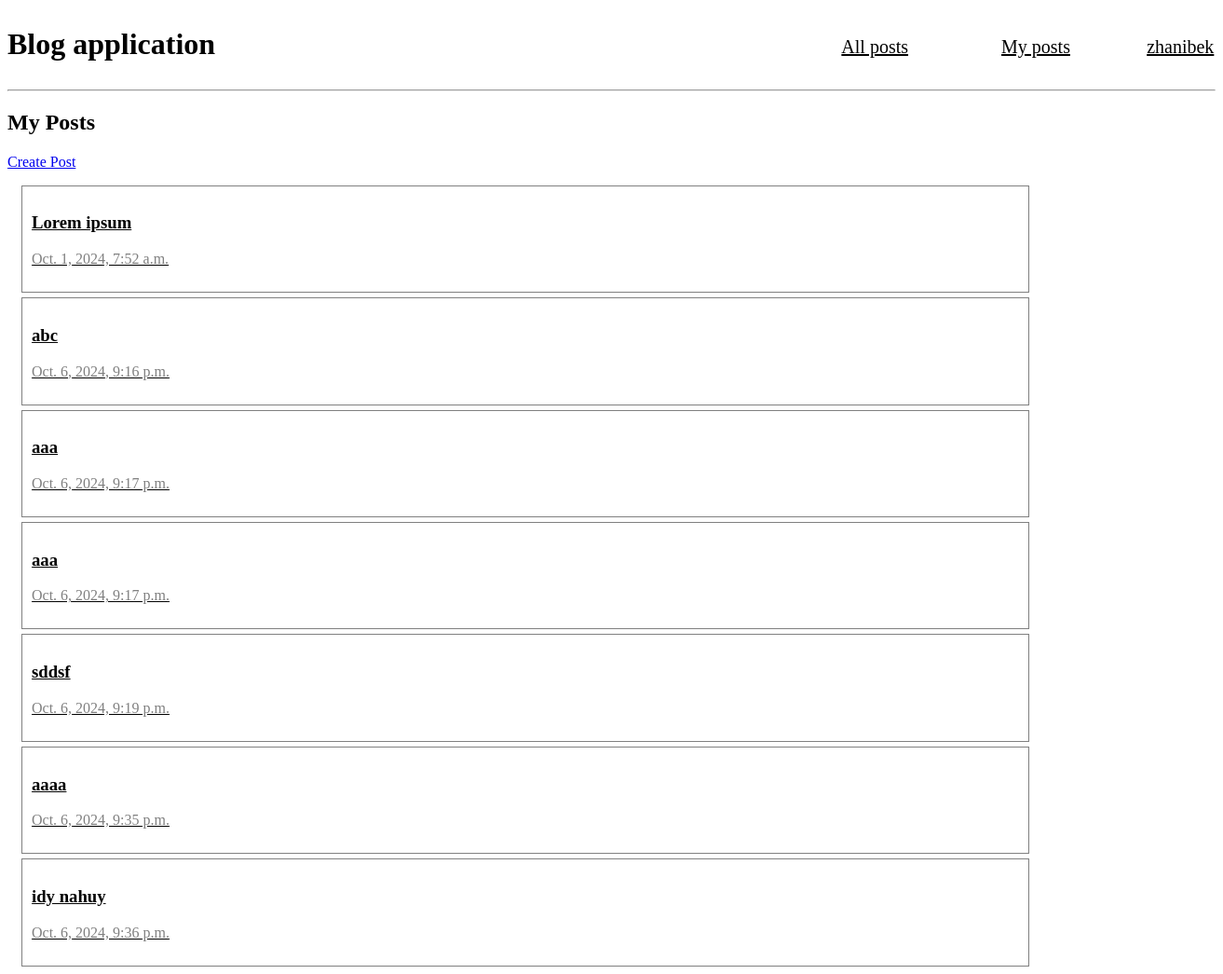
Page /my_posts/ (signed in) on the earlier database version.
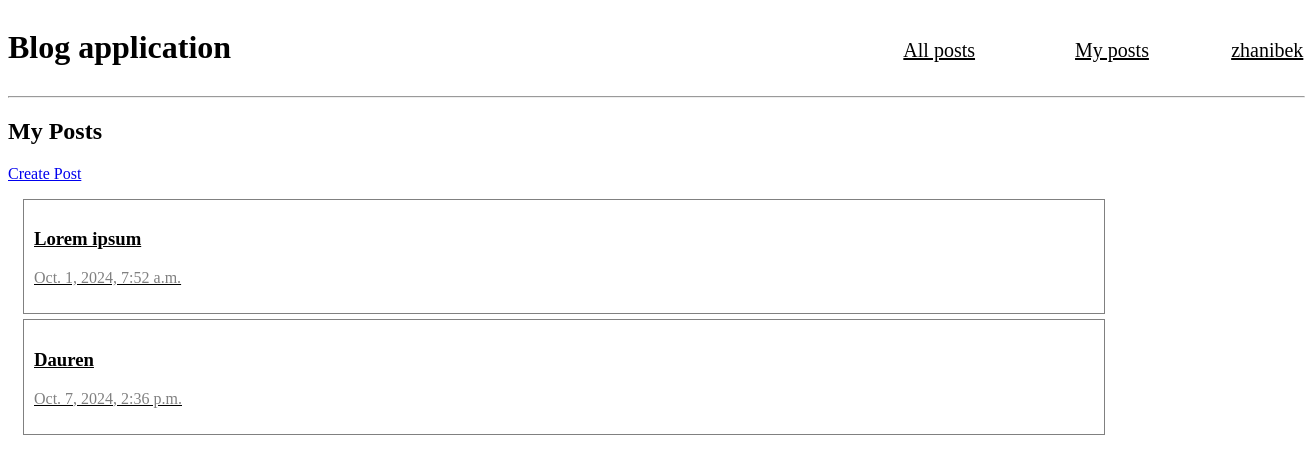
Same page on the later database version.
### blog/models.py (models this page shows)
class Post(models.Model):
    title = models.CharField(max_length=250)
    content = models.TextField()
    created_at = models.DateTimeField()
    author = models.ForeignKey(User, on_delete=models.CASCADE)

### blog/views.py (the view)
# urls.py: path('my_posts/', views.my_posts),
def my_posts(request):
    posts = Post.objects.filter(author=request.user)
    template = loader.get_template('my_posts.html')
    context = {
        'posts': posts,
    }
    return HttpResponse(template.render(context, request))

### blog/templates/my_posts.html (shortened to what this page needs)
{% extends "master.html" %}
{% block content %}
<h2>My Posts</h2>
<p><a href="/posts/create">Create Post</a></p>
  {% for post in posts %}
     <a style="color: black; " href="/my_posts/{{post.id}}">
      <div style="margin-right:200px; margin-left: 15px; border:1px solid gray; margin-bottom:5px; padding:10px">
          <h3>{{post.title}}</h3>
          <p style="color: gray;">{{post.created_at}}</p>
      </div>
    </a>
  {% endfor %}
{% endblock %}

Differences in the rows shown:
removed Post: title "abc", created_at "Oct. 6, 2024, 9:16 p.m."
removed Post: title "aaa", created_at "Oct. 6, 2024, 9:17 p.m."
removed Post: title "aaa", created_at "Oct. 6, 2024, 9:17 p.m."
removed Post: title "sddsf", created_at "Oct. 6, 2024, 9:19 p.m."
removed Post: title "aaaa", created_at "Oct. 6, 2024, 9:35 p.m."
removed Post: title "idy nahuy", created_at "Oct. 6, 2024, 9:36 p.m."
added Post: title "Dauren", created_at "Oct. 7, 2024, 2:36 p.m."
